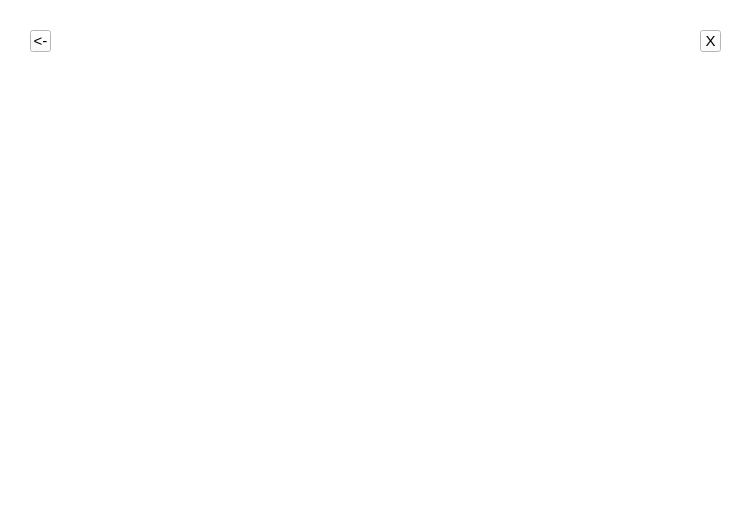
<?xml version="1.0" encoding="UTF-8"?>
<ui version="4.0">
 <class>StartGame</class>
 <widget class="QWidget" name="StartGame">
  <property name="geometry">
   <rect>
    <x>0</x>
    <y>0</y>
    <width>739</width>
    <height>511</height>
   </rect>
  </property>
  <property name="windowTitle">
   <string>Form</string>
  </property>
  <property name="styleSheet">
   <string notr="true">*{
background:rgb(255, 255, 255);
font-size:15px;
font-style:MingLiU-ExtB;
}
QFrame{
border:sold 10px rgba(0,0,0);
background-image:url();/*背景*/
}
QToolButton{
color:#000000;
}
QToolButton:pressed{
background-color:rgb(224,0,0);
border-style:inset;
font-style:MingLiU-ExtB;
}</string>
  </property>
  <widget class="QFrame" name="frame">
   <property name="geometry">
    <rect>
     <x>30</x>
     <y>30</y>
     <width>691</width>
     <height>431</height>
    </rect>
   </property>
   <property name="frameShape">
    <enum>QFrame::StyledPanel</enum>
   </property>
   <property name="frameShadow">
    <enum>QFrame::Raised</enum>
   </property>
   <widget class="QToolButton" name="toolButton_back">
    <property name="geometry">
     <rect>
      <x>0</x>
      <y>0</y>
      <width>21</width>
      <height>22</height>
     </rect>
    </property>
    <property name="text">
     <string>&lt;-</string>
    </property>
   </widget>
   <widget class="QToolButton" name="toolButton_close">
    <property name="geometry">
     <rect>
      <x>670</x>
      <y>0</y>
      <width>21</width>
      <height>22</height>
     </rect>
    </property>
    <property name="text">
     <string>X</string>
    </property>
   </widget>
  </widget>
 </widget>
 <resources/>
 <connections/>
</ui>
